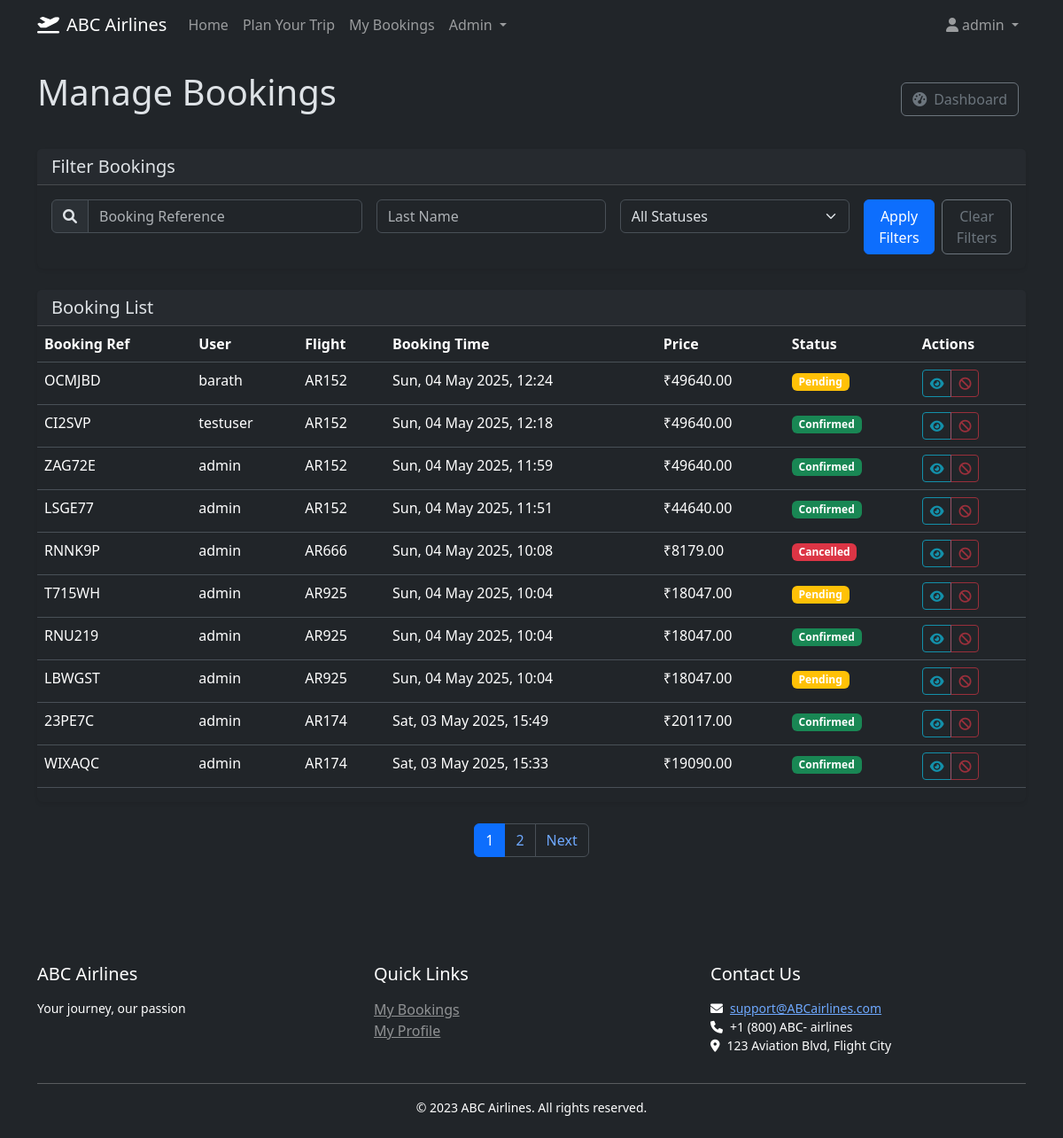
The page /admin/bookings (signed in) on the database as committed earlier.
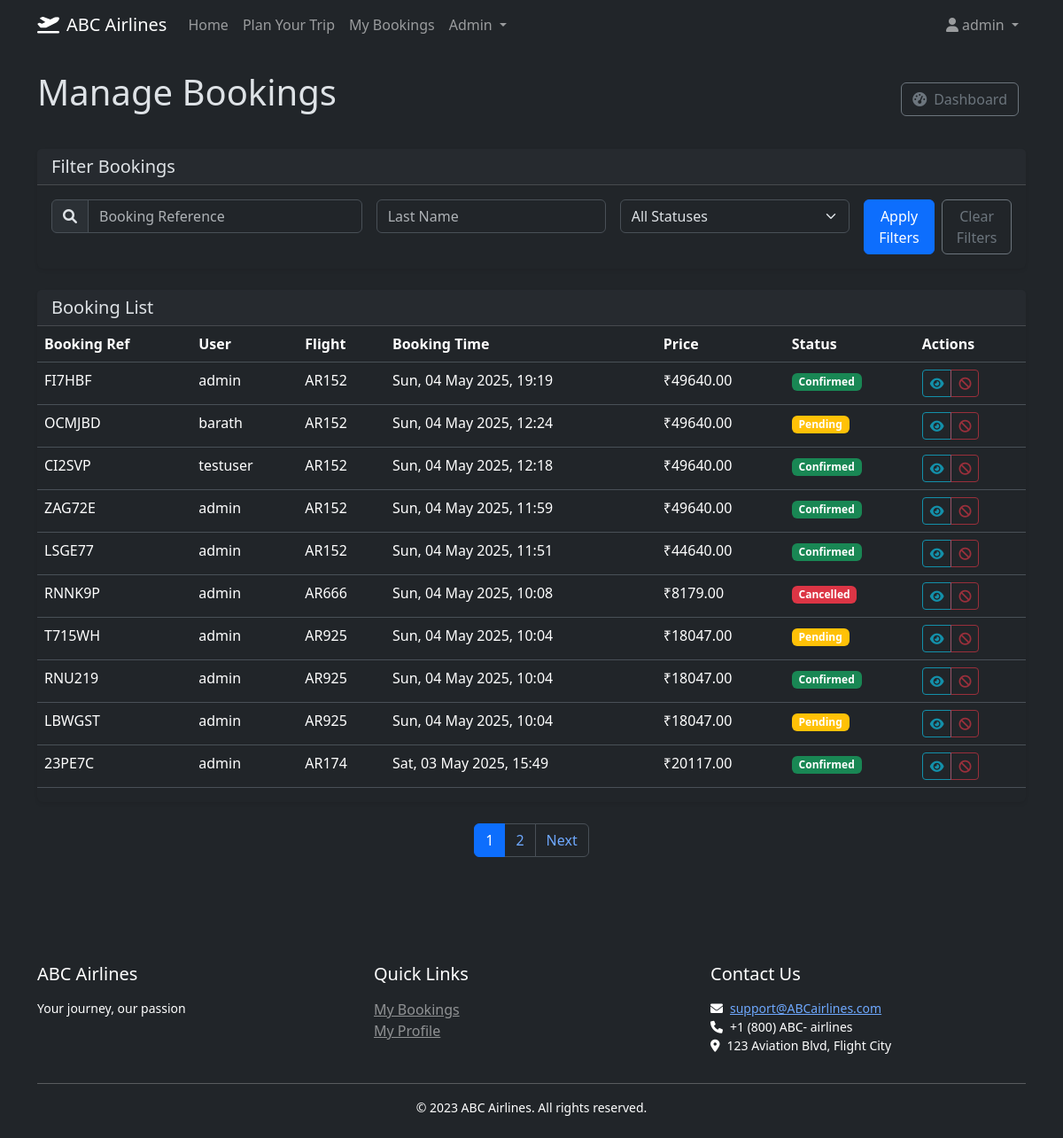
The same page on the database as committed later.
### models.py (models this page shows, shortened)
class User(UserMixin, db.Model):
    __tablename__ = 'users'
    id = db.Column(db.Integer, primary_key=True)
    username = db.Column(db.String(80), unique=True, nullable=False)
    email = db.Column(db.String(120), unique=True, nullable=False)
    password_hash = db.Column(db.String(128), nullable=False)
    is_admin = db.Column(db.Boolean, default=False)
    frequent_flyer_points = db.Column(db.Integer, default=0)
    created_at = db.Column(db.DateTime, nullable=False, default=datetime.utcnow)  # Add created_at
    bookings = db.relationship('Booking', backref='user', lazy=True)

class Booking(db.Model):
    __tablename__ = 'bookings'
    id = db.Column(db.Integer, primary_key=True)
    user_id = db.Column(db.Integer, db.ForeignKey('users.id'), nullable=False)
    flight_id = db.Column(db.Integer, db.ForeignKey('flights.id'), nullable=False)
    booking_time = db.Column(db.DateTime, nullable=False)
    status = db.Column(db.String(20), nullable=False)
    price_paid = db.Column(db.Float, nullable=False)
    booking_reference = db.Column(db.String(6), unique=True, nullable=False)
    payment_id = db.Column(db.String(100))
    passengers = db.relationship('Passenger', backref='booking', lazy=True)
    seat_numbers = db.relationship('Seat', backref='booking', lazy=True)

class Flight(db.Model):
    __tablename__ = 'flights'
    id = db.Column(db.Integer, primary_key=True)
    flight_number = db.Column(db.String(10), nullable=False)
    origin = db.Column(db.String(3), nullable=False)
    destination = db.Column(db.String(3), nullable=False)
    departure_time = db.Column(db.DateTime, nullable=False)
    arrival_time = db.Column(db.DateTime, nullable=False)
    aircraft_type = db.Column(db.String(50), nullable=False)
    seats_total = db.Column(db.Integer, nullable=False)
    seats_available = db.Column(db.Integer, nullable=False)
    price = db.Column(db.Float, nullable=False)
    status = db.Column(db.String(20), nullable=False)
    bookings = db.relationship('Booking', backref='flight', lazy=True)

### routes.py (the view)
@app.route('/admin/bookings', methods=['GET'])
@login_required
def admin_bookings():
    if not current_user.is_admin:
        flash('Access denied', 'danger')
        return redirect(url_for('index'))
    search = request.args.get('search', '')
    status = request.args.get('status', '')
    page = request.args.get('page', 1, type=int)
    per_page = 10
    form = BookingSearchForm()  # Instantiate the form
    query = Booking.query
    if search:
        query = query.filter(Booking.booking_reference.ilike(f'%{search}%'))
    if status:
        query = query.filter_by(status=status)
    query = query.order_by(Booking.booking_time.desc())
    pagination = query.paginate(page=page, per_page=per_page, error_out=False)
    bookings = pagination.items
    app.logger.debug(f"Retrieved {len(bookings)} bookings (total: {pagination.total})")
    return render_template(
        'admin/bookings.html',
        bookings=bookings,
        pagination=pagination,
        search=search,
        status=status,
        get_user_by_id=get_user_by_id,
        get_flight_by_id=get_flight_by_id,
        format_datetime=format_datetime,
        form=form  # Pass the form
    )

### forms.py
class BookingSearchForm(FlaskForm):
    booking_reference = StringField('Booking Reference', validators=[DataRequired(), Length(min=6, max=6)])
    last_name = StringField('Last Name', validators=[DataRequired()])
    submit = SubmitField('Search')

### app.py (called while the page is built)
@login_manager.user_loader
def load_user(user_id):
    from models import User
    return User.query.get(int(user_id))

### data.py (called while the page is built)
def get_flight_by_id(flight_id):
    return Flight.query.get(flight_id)

def get_user_by_id(user_id):
    return User.query.get(user_id)

### routes.py (called while the page is built)
@app.context_processor
def utility_processor():
    return {
        'format_datetime': format_datetime,
        'format_date': format_date,
        'format_time': format_time,
        'format_price': format_price
    }

### utils.py (called while the page is built)
def format_datetime(dt):
    if not dt:
        return ""
    return dt.strftime("%a, %d %b %Y, %H:%M")

def format_price(price):
    if price is not None:
        return f"\u20B9{price:.2f}"
    return "Not available"

### templates/admin/bookings.html (shortened to what this page needs)
{% extends "base.html" %}
{% block content %}
<div class="mb-4">
    <div class="d-flex justify-content-between align-items-center mb-4">
        <h1>Manage Bookings</h1>
        <div>
            <a href="{{ url_for('admin_dashboard') }}" class="btn btn-outline-secondary me-2">
                <i class="fas fa-tachometer-alt me-2"></i>Dashboard
            </a>
        </div>
    </div>
    <div class="card mb-4">
        <div class="card-header">
            <h5 class="card-title mb-0">Filter Bookings</h5>
        </div>
        <div class="card-body">
            <form action="{{ url_for('admin_bookings') }}" method="get" class="row g-3">
                <div class="col-md-4">
                    <div class="input-group">
                        <span class="input-group-text"><i class="fas fa-search"></i></span>
                        {{ form.booking_reference(class="form-control", placeholder="Booking Reference") }}
                    </div>
                </div>
                <div class="col-md-3">
                    {{ form.last_name(class="form-control", placeholder="Last Name") }}
                </div>
                <div class="col-md-3">
                    <select name="status" class="form-select">
                        <option value="">All Statuses</option>
                    </select>
                </div>
                <div class="col-md-2 d-flex">
                    <button type="submit" class="btn btn-primary me-2">Apply Filters</button>
                    <a href="{{ url_for('admin_bookings') }}" class="btn btn-outline-secondary">Clear Filters</a>
                </div>
            </form>
        </div>
    </div>
    <div class="card">
        <div class="card-header">
            <h5 class="mb-0">Booking List</h5>
        </div>
        <div class="table-responsive">
            <table class="table table-hover">
                <thead>
                    <tr>
                        <th>Booking Ref</th>
                        <th>User</th>
                        <th>Flight</th>
                        <th>Booking Time</th>
                        <th>Price</th>
                        <th>Status</th>
                        <th>Actions</th>
                    </tr>
                </thead>
                <tbody>
                    {% for booking in bookings %}
                    <tr>
                        <td>{{ booking.booking_reference }}</td>
                        <td>
                            {% set user = get_user_by_id(booking.user_id) %}
                            {{ user.username if user else 'Unknown' }}
                        </td>
                        <td>
                            {% set flight = get_flight_by_id(booking.flight_id) %}
                            {{ flight.flight_number if flight else 'Unknown' }}
                        </td>
                        <td>{{ format_datetime(booking.booking_time) }}</td>
                        <td>{{ format_price(booking.price_paid) }}</td>
                        <td>
                            <span class="badge {{ 'bg-success' if booking.status == 'Confirmed' else 'bg-warning' if booking.status == 'Pending' else 'bg-danger' if booking.status == 'Cancelled' else 'bg-secondary' }}">
                                {{ booking.status }}
                            </span>
                        </td>
                        <td>
                            <div class="btn-group btn-group-sm">
                                <button type="button" class="btn btn-outline-info" title="View Details" disabled>
                                    <i class="fas fa-eye"></i>
                                </button>
                                <button type="button" class="btn btn-outline-danger" title="Cancel Booking" disabled>
                                    <i class="fas fa-ban"></i>
                                </button>
                            </div>
                        </td>
                    </tr>
                    {% endfor %}
                </tbody>
            </table>
        </div>
    </div>
    {% if pagination %}
    <nav aria-label="Page navigation">
        <ul class="pagination justify-content-center mt-4">
            {% for page in pagination.iter_pages() %}
            {% if page %}
            <li class="page-item {% if page == pagination.page %}active{% endif %}">
                <a class="page-link" href="{{ url_for('admin_bookings', page=page, search=search, status=status) }}">{{ page }}</a>
            </li>
            {% else %}
            <li class="page-item disabled"><span class="page-link">...</span></li>
            {% endif %}
            {% endfor %}
            {% if pagination.has_next %}
            <li class="page-item">
                <a class="page-link" href="{{ url_for('admin_bookings', page=pagination.next_num, search=search, status=status) }}">Next</a>
            </li>
            {% endif %}
        </ul>
    </nav>
    {% endif %}
</div>
{% endblock %}

### templates/base.html (shortened to what this page needs)
<!DOCTYPE html>
<html lang="en" data-bs-theme="dark">
<head>
    <link rel="stylesheet" href="https://cdn.jsdelivr.net/npm/bootstrap@5.3.3/dist/css/bootstrap.min.css">
    <link rel="stylesheet" href="https://cdnjs.cloudflare.com/ajax/libs/font-awesome/6.0.0/css/all.min.css">
    <link rel="stylesheet" href="{{ url_for('static', filename='css/custom.css') }}">
</head>
<body>
    <nav class="navbar navbar-expand-lg navbar-dark bg-dark mb-4">
        <div class="container">
            <a class="navbar-brand" href="{{ url_for('index') }}">
                <i class="fas fa-plane-departure me-2"></i>ABC Airlines
            </a>
            <div class="collapse navbar-collapse" id="navbarNav">
                <ul class="navbar-nav me-auto">
                    <li class="nav-item">
                        <a class="nav-link" href="{{ url_for('index') }}">Home</a>
                    </li>
                    <li class="nav-item">
                        <button class="btn btn-link nav-link" data-bs-toggle="modal" data-bs-target="#travelModal">Plan Your Trip</button>
                    </li>
                    {% if current_user.is_authenticated %}
                    <li class="nav-item">
                        <a class="nav-link" href="{{ url_for('my_bookings') }}">My Bookings</a>
                    </li>
                    {% endif %}
                    {% if current_user.is_authenticated and current_user.is_admin %}
                    <li class="nav-item dropdown">
                        <a class="nav-link dropdown-toggle" href="#" id="adminDropdown" role="button" data-bs-toggle="dropdown">
                            Admin
                        </a>
                    </li>
                    {% endif %}
                </ul>
                <ul class="navbar-nav">
                    {% if current_user.is_authenticated %}
                    <li class="nav-item dropdown">
                        <a class="nav-link dropdown-toggle" href="#" id="userDropdown" role="button" data-bs-toggle="dropdown">
                            <i class="fas fa-user me-1"></i>{{ current_user.username }}
                        </a>
                    </li>
                    {% endif %}
                </ul>
            </div>
        </div>
    </nav>
    <main class="container pb-4">
        {% block content %}{% endblock %}
    </main>
    <footer class="bg-dark text-white mt-5 py-4">
        <div class="container">
            <div class="row">
                <div class="col-md-4">
                    <h5>ABC Airlines</h5>
                    <p class="small">Your journey, our passion</p>
                </div>
                <div class="col-md-4">
                    <h5>Quick Links</h5>
                    <ul class="list-unstyled">
                        {% if current_user.is_authenticated %}
                        <li><a href="{{ url_for('my_bookings') }}" class="text-white-50">My Bookings</a></li>
                        <li><a href="{{ url_for('profile') }}" class="text-white-50">My Profile</a></li>
                        {% else %}
                        <li><a href="{{ url_for('login') }}" class="text-white-50">Login</a></li>
                        <li><a href="{{ url_for('register') }}" class="text-white-50">Register</a></li>
                        {% endif %}
                    </ul>
                </div>
                <div class="col-md-4">
                    <h5>Contact Us</h5>
                    <p class="small">
                        <i class="fas fa-envelope me-2"></i><a href="mailto:support@ABCairlines.com">support@ABCairlines.com</a><br>
                        <i class="fas fa-phone me-2"></i>+1 (800) ABC- airlines<br>
                        <i class="fas fa-map-marker-alt me-2"></i>123 Aviation Blvd, Flight City
                    </p>
                </div>
            </div>
            <hr class="my-3">
            <div class="text-center">
                <p class="small mb-0">&copy; 2023 ABC Airlines. All rights reserved.</p>
            </div>
        </div>
    </footer>
</body>
</html>

### static/css/custom.css (style rules this page uses)
body { min-height: 100vh; display: flex; flex-direction: column; }
main.container { flex: 1; }
h1, h2, h3, h4, h5, h6 { margin-bottom: 1rem; }
.card { margin-bottom: 1.5rem; border: none; box-shadow: 0 0.125rem 0.25rem rgba(0, 0, 0, 0.075); }
.card-header { font-weight: 500; }

Rows that differ between the two databases and show on the page:
no longer on this page (row unchanged): Booking: booking_reference "WIXAQC", {{ user.username if user else 'Unknown' }} "admin", {{ flight.flight_number if flight else 'Unknown' }} "AR174", booking_time "Sat, 03 May 2025, 15:33", price_paid "₹19090.00", status "Confirmed"
added Booking: booking_reference "FI7HBF", {{ user.username if user else 'Unknown' }} "admin", {{ flight.flight_number if flight else 'Unknown' }} "AR152", booking_time "Sun, 04 May 2025, 19:19", price_paid "₹49640.00", status "Confirmed"
